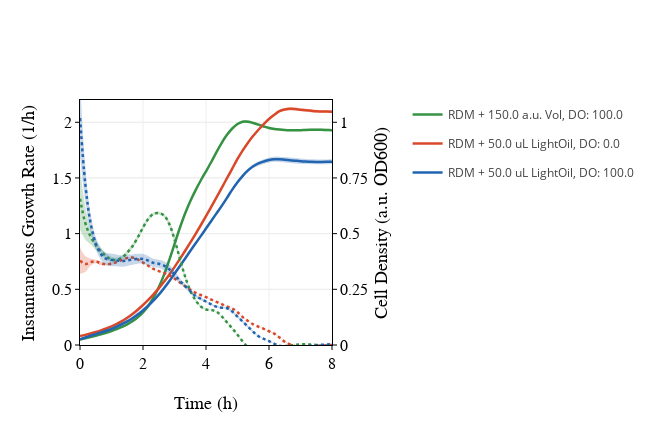
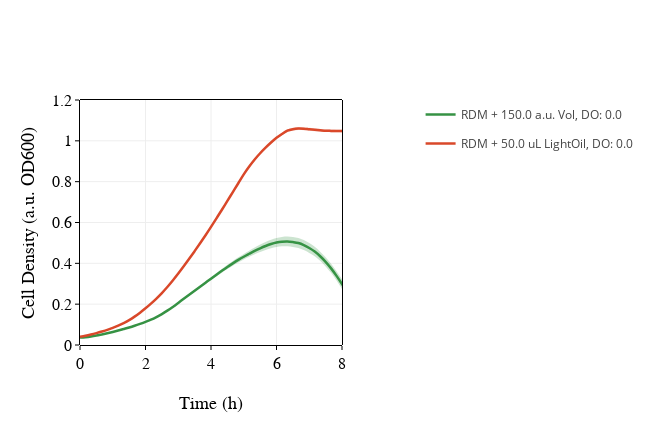

The notebook cell saved with these charts, in order:
### Code cell
pts_per_hour = 9
feature=None

layout = go.Layout(height=425, width=650, legend_x= 1.3,

                   xaxis=dict(title='Time (h)',
                              titlefont=dict(family='Arial', size=18, color='black'),
                              showline=True, linewidth=1, linecolor='black', mirror=True, side='bottom',
                              ticks='outside', ticklen=4, tickangle=0, nticks=8,
                              tickfont=dict(size=16, family='Arial', color='black'), tickcolor='black',
                              showgrid=True,zeroline=False,range=(0,8)),

                   yaxis2=dict(title='Cell Density (a.u. OD600)',
                              titlefont=dict(family='Arial', size=18, color='black'),
                              showline=True, linewidth=1, linecolor='black', mirror=True,
                              ticks='outside', ticklen=4, tickangle=0, range=(0,1.1), tickvals=(0,0.25,0.5,0.75,1,1.25),
                              tickfont=dict(family='Arial',size=16, color='black'), tickcolor='black', 
                              showgrid=True,zeroline=False,anchor='x',side='right'),
                  
                  yaxis=dict(title='Instantaneous Growth Rate (1/h)',
                            titlefont=dict(family='Arial', size=18, color='black'),

                              anchor='x', side='left', showgrid=True, zeroline=False,
                            tickfont=dict(family='Arial',size=16, color='black'), tickcolor='black', 

                              range=(0, 2.2),showline=True, linewidth=1, linecolor='black', mirror=True,
                              ticks='outside', ticklen=4, tickangle=0, overlaying='y2'))


rep_list = [replicate for replicate in expt_aer.replicate_trials if
            str(replicate.trial_identifier.strain.parent) == 'Δ(adh,pta)-D28' and  
            list(replicate.trial_identifier.media.components.values())[0].concentration!=200 and
            'HeavyOil' not in str(replicate.trial_identifier.media.components)]

rep_list = rep_list + [replicate for replicate in expt_anaer.replicate_trials if
            str(replicate.trial_identifier.strain.parent) == 'Δ(adh,pta)-D28' and 
                      'Vol' not in str(replicate.trial_identifier.media.components) and
                      'HeavyOil' not in str(replicate.trial_identifier.media.components)]

rep_list = sorted(rep_list, key=lambda rep: str(rep.trial_identifier))

tracelist = growth_plot(replicate_trials=rep_list,
                                pts_per_hour=pts_per_hour,
                                plot_start=0, plot_end=51)
if tracelist:
    fig = go.Figure(data=tracelist, layout=layout)
    plot(fig)
    #pio.write_image(fig,"Figures/si_fig_3_d28_1.svg",format='svg')

    
feature=None
layout = go.Layout(height=425, width=650, legend=dict(x= 1.3),

                   xaxis=dict(title='Time (h)',
                              titlefont=dict(family='Arial', size=18, color='black'),
                              showline=True, linewidth=1, linecolor='black', mirror=True, side='bottom',
                              ticks='outside', ticklen=4, tickangle=0, nticks=8,
                              tickfont=dict(size=16, family='Arial', color='black'), tickcolor='black',
                              showgrid=True,zeroline=False,range=(0,8)),

                   yaxis2=dict(title='Cell Density (a.u. OD600)',
                              titlefont=dict(family='Arial', size=18, color='black'),
                              showline=True, linewidth=1, linecolor='black', mirror=True,
                              ticks='outside', ticklen=4, tickangle=0, range=(0,1.2),
                              tickfont=dict(family='Arial',size=16, color='black'), tickcolor='black', 
                              showgrid=True,zeroline=False,anchor='x',side='left'),
                  
                  yaxis=dict(title='Instantaneous Growth Rate (1/h)',
                            titlefont=dict(family='Arial', size=18, color='black'),
                             visible=False,

                              anchor='x', side='right', showgrid=False, zeroline=False,
                            tickfont=dict(family='Arial',size=16, color='black'), tickcolor='black', 

                              range=(0, 2.2),showline=True, linewidth=1, linecolor='black', mirror=True,
                              ticks='outside', ticklen=4, tickangle=0))

rep_list = [replicate for replicate in expt_anaer.replicate_trials if
            str(replicate.trial_identifier.strain.parent) == 'Δ(adh,pta)-D28' and 
                      list(replicate.trial_identifier.media.components.values())[0].concentration!=200 and
                      'HeavyOil' not in str(replicate.trial_identifier.media.components)]

rep_list = sorted(rep_list, key=lambda rep: str(rep.trial_identifier))

tracelist = growth_plot(replicate_trials=rep_list,
                                pts_per_hour=pts_per_hour,
                                plot_start=0, plot_end=51)
if tracelist:
    fig = go.Figure(data=tracelist, layout=layout)
    fig.update()
    plot(fig)
    #pio.write_image(fig,"Figures/si_fig_3_d28_2.svg",format='svg')
